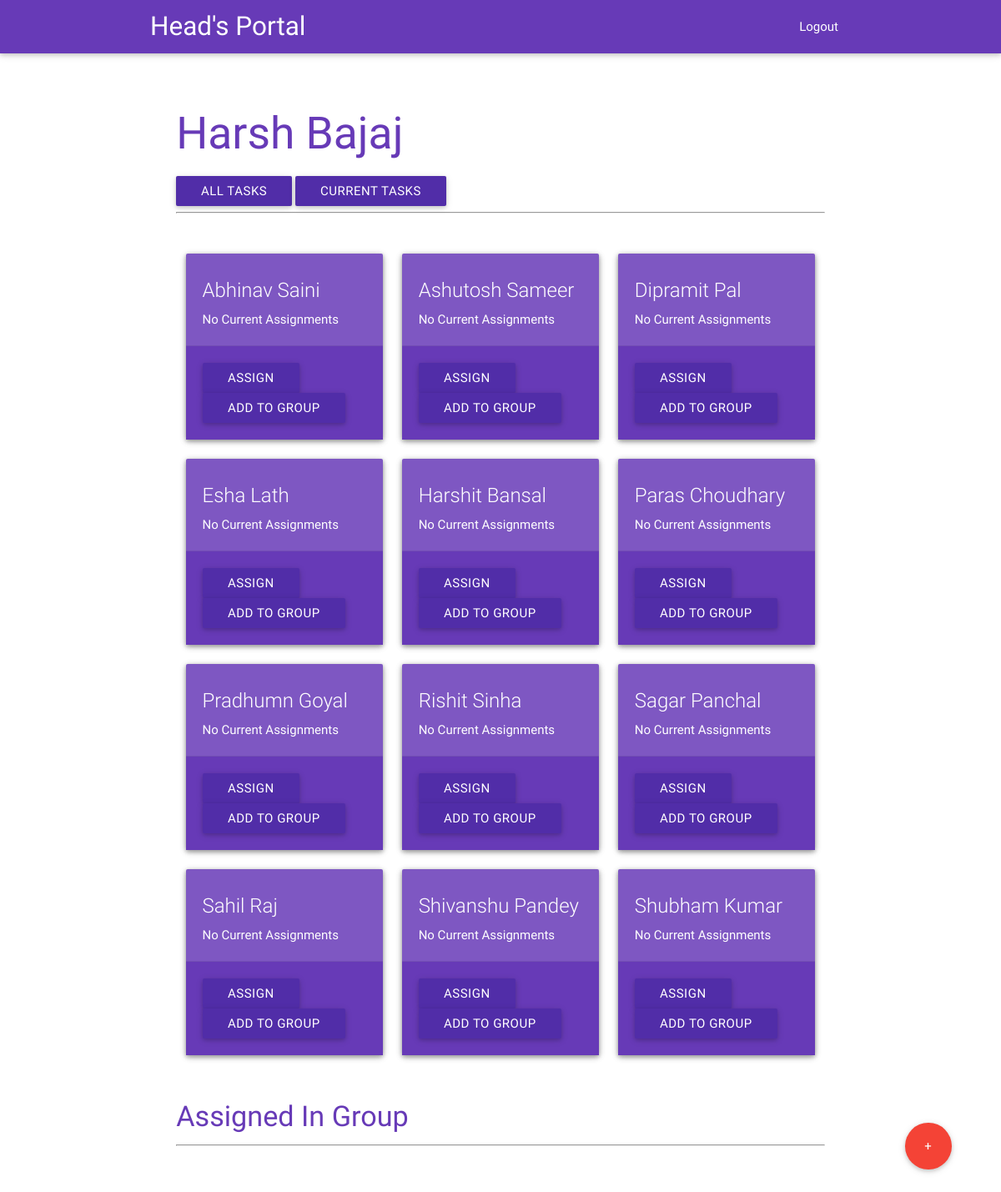
/head-home.php (signed in), run on the app's committed database.
### tables this page shows
CREATE TABLE `user` (
  `user_id` int(11) NOT NULL,
  `user_name` varchar(25) NOT NULL,
  `user_pass` varchar(25) NOT NULL,
  `full_name` varchar(100) NOT NULL,
  `head` tinyint(1) NOT NULL,
  `engaged` tinyint(1) NOT NULL
);

### class.user.php (called while the page is built, shortened)
<?php
class USER
{
	private $conn;
	public function __construct()
	{
		$database = new Database();
		$db = $database->dbConnection();
		$this->conn = $db;
    }
	public function runQuery($sql)
	{
		$stmt = $this->conn->prepare($sql);
		return $stmt;
	}
}
?>

### class.task.php (the view, shortened to what this page needs)
<?php
class TASK
{
	private $conn;
	public function __construct()
	{
		$database = new Database();
		$db = $database->dbConnection();
		$this->conn = $db;
    	}
	private function createCardsForAvailable()
	{
		try
		{
			$stmt = $this->conn->prepare("SELECT full_name, user_id FROM user WHERE engaged='0' AND head='0'");
			$stmt->execute();
			if($stmt->rowCount()){
				while($taskRow=$stmt->fetch(PDO::FETCH_OBJ)){
					echo "
					<div class='col l4'>
						<div class='card hoverable'>
				          <div class='card deep-purple lighten-1'>
				            <div class='card-content white-text'>
				              <span class='card-title'>$taskRow->full_name</span>
				              <p>No Current Assignments</p>
				            </div>
				            <div class='card-action deep-purple'>
				               <button name='assign'  class='waves-effect waves-light deep-purple darken-2 btn assign".$taskRow->user_id."' onclick='showAssign(".$taskRow->user_id.")'>Assign</button>
								<div id='assignForm".$taskRow->user_id."' class='assignForm' style='display:none;'>
									<form method='post'>
									<h4 class='form-signin-heading' style='color:#673ab7;'>Assign</h4>
									<input type='text' class='form-control' name='txt_shid' value='".$taskRow->user_id."' style='display:none;' />
									<input type='text' class='form-control' name='txt_task' placeholder='Task' />
									<input type='date' class='datepicker' name='txt_date' placeholder='Date' />
									<button type='submit' name='btn-assign' class='waves-effect waves-light deep-purple darken-3 btn'>
									    Assign
									</button>
									</form>
								</div>
							<button name='assign-to-group'  class='waves-effect waves-light deep-purple darken-2 btn assign".$taskRow->user_id."' onclick='showAssignToGroup(".$taskRow->user_id.")'>Add To Group</button>
								<div id='assignToGroupForm".$taskRow->user_id."' class='assignForm' style='display:none;'>
									<form method='post'>
									<h4 class='form-signin-heading' style='color:#673ab7;'>Assign To Group</h4>
									<input type='text' class='form-control' name='txt_shid' value='".$taskRow->user_id."' style='display:none;' />
									<input type='text' class='form-control' name='txt_group_no' placeholder='Group Number' />
									<button type='submit' name='btn-add-to-group' class='waves-effect waves-light deep-purple darken-3 btn'>
									    Add
									</button>
									</form>
								</div>
				            </div>
				          </div>
			        	</div>
		        	</div>
		        	";
				}
			}
		}
		catch(PDOException $e)
		{
			echo $e->getMessage();
		}
	}
	public function createCards(){
		$this->createCardsForAvailable();
	}
	public function createGroup(){
		echo "<hr>";
	}
	public function assignInGroup(){
		try
		{
			$stmt = $this->conn->prepare("SELECT full_name, user_id FROM user WHERE engaged='0' AND head='0'");
			$stmt->execute();
			if($stmt->rowCount()){
				echo "
				<button name='assign'  class='btn-floating btn-large waves-effect waves-light red assign' onclick=showAssign('0') style='position:fixed; bottom:5vh; right:5vw;' > + </button><br><br>
				<div id='assignForm0' class='assignForm' style='display:none;'>
				<form method='post'>
				<h4 class='form-signin-heading' style='color:#673ab7;'>Assign For Group</h4>
				";
				echo "
				  <input type='text' class='form-control' name='txt_task' placeholder='Task' />
				  <input type='text' class='form-control' name='txt_group' placeholder='Group No' />
				  <input type='date' class='datepicker' name='txt_date' placeholder='Date' />
				  <button type='submit' name='btn-groupassign' class='waves-effect waves-light deep-purple darken-3 btn'>
				      Assign
				  </button>
				  </form>
				  </div>
				";
            }
	}
	catch(PDOException $e)
		{
			echo $e->getMessage();
		}
}
}
?>

### head-home.php (shortened to what this page needs)
<?php
  require_once("class.user.php");
  require_once("class.task.php");
  $auth_user = new USER();
  $user_id = $_SESSION['user_session'];
  $stmt = $auth_user->runQuery("SELECT * FROM user WHERE user_id=:user_id");
  $stmt->execute(array(":user_id"=>$user_id));
  $userRow=$stmt->fetch(PDO::FETCH_ASSOC);
  $task_data = new TASK();
?>
<!DOCTYPE html>
<html lang="en">
<head>
  <link href="css/materialize.css" type="text/css" rel="stylesheet" media="screen,projection"/>
  <link href="css/style.css" type="text/css" rel="stylesheet" media="screen,projection"/>
  <link rel="stylesheet" href="css/style1.css">
</head>
<body>
  <nav class="deep-purple " role="navigation" style="margin-bottom:5vh;">
    <div class="nav-wrapper container"><a id="logo-container" href="#" class="brand-logo">Head's Portal</a>
     <ul id="nav-mobile" class="right hide-on-med-and-down">
        <li><a href="logout.php?logout=true">Logout</a></li>
    </div>
  </nav>
  <div class="row">
    <div class="col s8 offset-s2">
      <h2 style="color: #673ab7 ;"><?php print($userRow['full_name']); ?></h2>
      <button class='waves-effect waves-light deep-purple darken-2 btn' onclick=showATask()>All Tasks</button>
      <button class='waves-effect waves-light deep-purple darken-2 btn' onclick=showCTask()>Current Tasks</button>
      <hr>
      <div id="cTask" class="row" style="margin-top: 5vh;">
       <div class="row">
         <?php
            $task_data->createCards();
            $task_data->assignInGroup();
          ?>
      </div>
          <div class="row" style="margin-top: 5vh;">
          <h4 style="color: #673ab7 ;">Assigned In Group</h4>
          <?php
            $task_data->createGroup();
          ?>
          </div>
      </div>
    </div>
  </div>
  </body>
</html>

### data on the page
user: full_name "Harsh Bajaj"
user: full_name "Abhinav Saini"
user: full_name "Ashutosh Sameer"
user: full_name "Dipramit Pal"
user: full_name "Esha Lath"
user: full_name "Harshit Bansal"
user: full_name "Paras Choudhary"
user: full_name "Pradhumn Goyal"
user: full_name "Rishit Sinha"
user: full_name "Sagar Panchal"
user: full_name "Sahil Raj"
user: full_name "Shivanshu Pandey"
user: full_name "Shubham Kumar"
